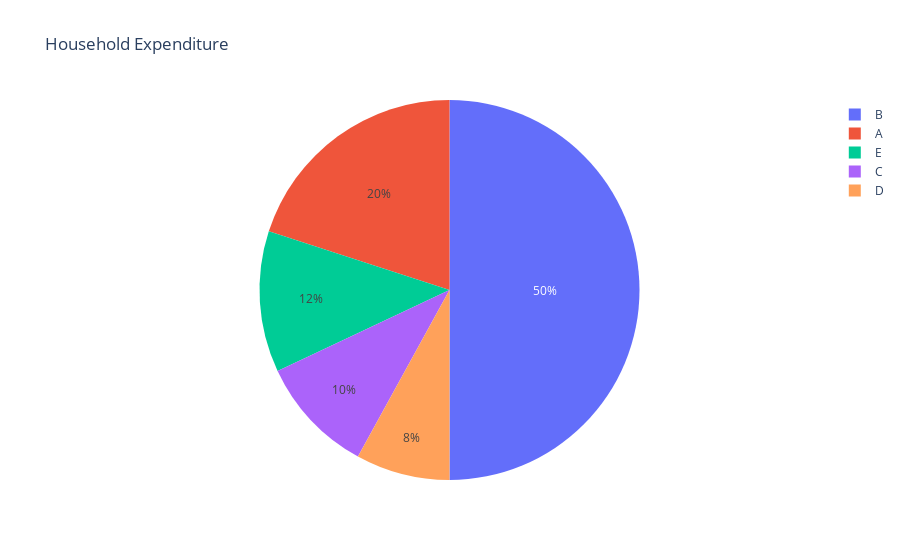

Notebook code for this chart:
### Markdown cell above
## 6.Pie Plot:
A pie plot is a circle chart mainly used to represent proportion of part of given data with respect to the whole data. Each slice represents a proportion and on total of the proportion becomes a whole. We can use bar plots in visualizing:

Sales turnover percentatge with respect to different products
Monthly expenditure of a Family

### Code cell
exp_percent = [20, 50, 10, 8, 12]
house_hold_categories = ['A', 'B', 'C', 'D', 'E']
fig = px.pie(values=exp_percent, names=house_hold_categories, title='Household Expenditure')
fig.show()

### Figure 1 — Plotly figure (JSON) as saved in the notebook; plotly's stock layout.template omitted (floating-point values rounded to 4 significant figures)
{"data": [{"domain": {"x": [0, 1], "y": [0, 1]}, "hovertemplate": "label=%{label}<br>value=%{value}<extra></extra>", "labels": ["A", "B", "C", "D", "E"], "legendgroup": "", "name": "", "showlegend": true, "type": "pie", "values": [20, 50, 10, 8, 12]}], "layout": {"legend": {"tracegroupgap": 0}, "title": {"text": "Household Expenditure"}}}
